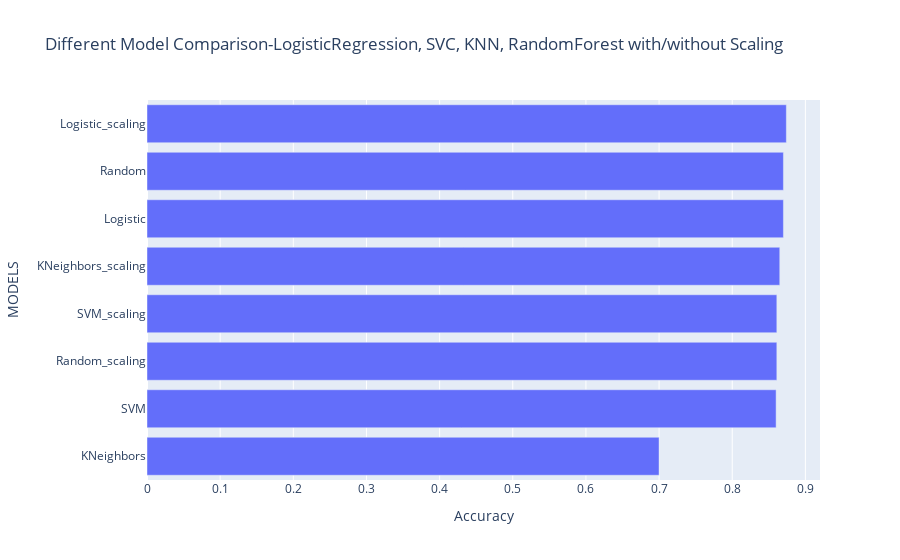

The notebook cell this image was saved under:
### Code cell
dffinal.sort_values(by=['Accuracy'], ascending=True)
fig = px.bar(dffinal, x='Accuracy', y=dffinal.index,title='Different Model Comparison-LogisticRegression, SVC, KNN, RandomForest with/without Scaling',height=300,labels={'index':'MODELS'})
fig.show()

### Figure 1 — Plotly figure (JSON) as saved in the notebook; plotly's stock layout.template omitted (floating-point values rounded to 4 significant figures)
{"data": [{"alignmentgroup": "True", "hovertemplate": "Accuracy=%{x}<br>MODELS=%{y}<extra></extra>", "legendgroup": "", "marker": {"color": "#636efa", "pattern": {"shape": ""}}, "name": "", "offsetgroup": "", "orientation": "h", "showlegend": false, "textposition": "auto", "type": "bar", "x": [0.7, 0.86, 0.861, 0.861, 0.865, 0.87, 0.87, 0.874], "xaxis": "x", "y": ["KNeighbors", "SVM", "Random_scaling", "SVM_scaling", "KNeighbors_scaling", "Logistic", "Random", "Logistic_scaling"], "yaxis": "y"}], "layout": {"autosize": true, "barmode": "relative", "legend": {"tracegroupgap": 0}, "title": {"text": "Different Model Comparison-LogisticRegression, SVC, KNN, RandomForest with/without Scaling"}, "xaxis": {"anchor": "y", "autorange": true, "domain": [0, 1], "range": [0, 0.92], "title": {"text": "Accuracy"}, "type": "linear"}, "yaxis": {"anchor": "x", "autorange": true, "domain": [0, 1], "range": [-0.5, 7.5], "title": {"text": "MODELS"}, "type": "category"}}}
